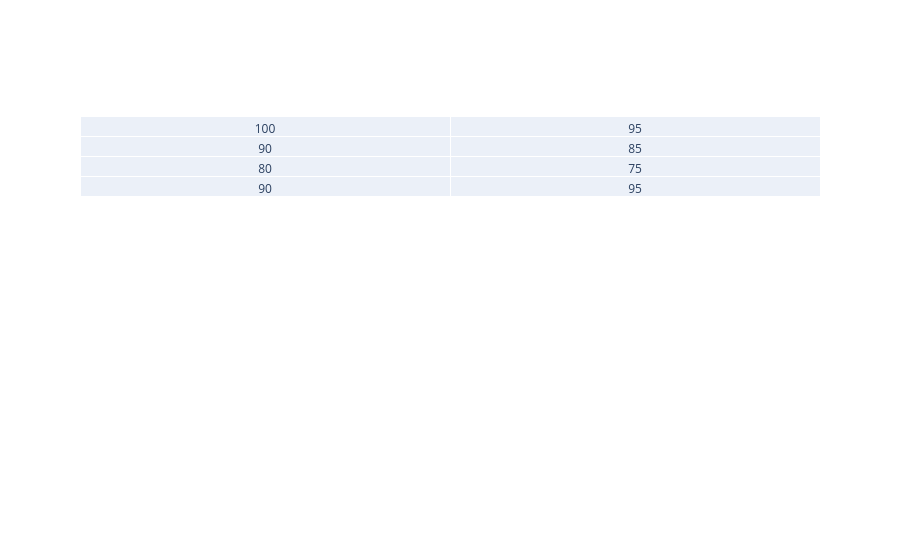

Notebook source saved alongside this figure:
### Code cell
fig = go.Figure(
        go.Table(
                header=None,
                cells=dict(values=[[100, 90, 80, 90], [95, 85, 75, 95]]), 
                header_fill_color='rgba(0,0,0,0)')
    )
fig

### Figure 1 — Plotly figure (JSON) as saved in the notebook; plotly's stock layout.template omitted (floating-point values rounded to 4 significant figures)
{"data": [{"cells": {"values": [[100, 90, 80, 90], [95, 85, 75, 95]]}, "header": {"fill": {"color": "rgba(0,0,0,0)"}}, "type": "table"}], "layout": {}}
